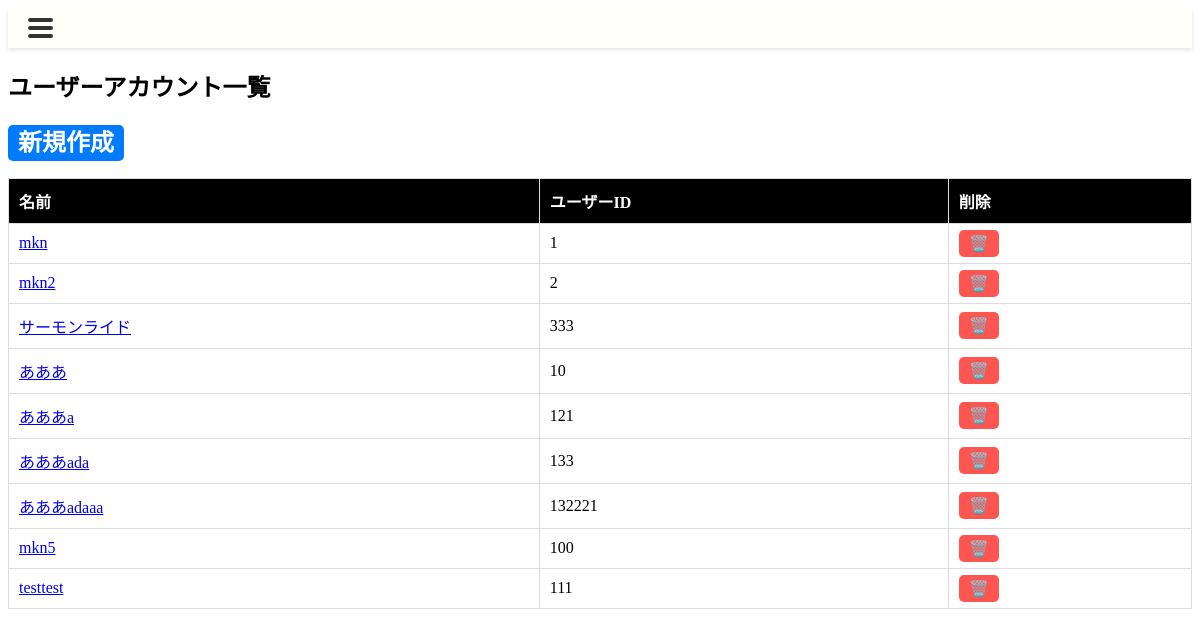
Before: /management_account/ with the older database file.
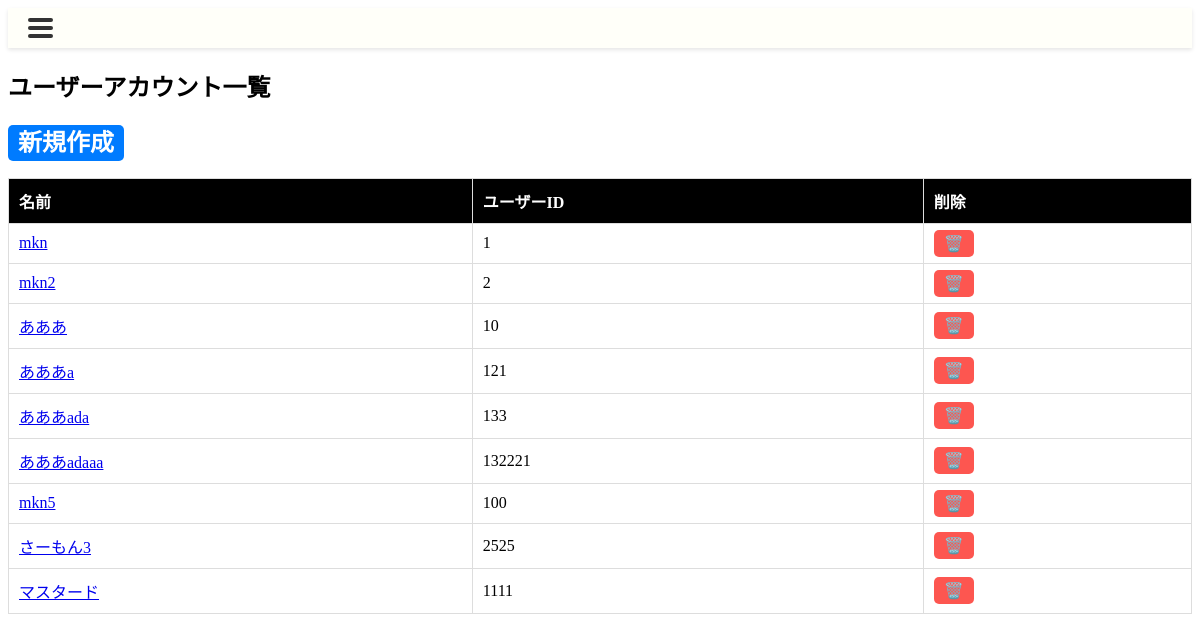
After: the same page with the newer database file.
### accounts/models.py (models this page shows, shortened)
class User(AbstractBaseUser, PermissionsMixin):
    user_id = models.CharField(max_length=10, primary_key=True, default=generate_unique_id)
    name = models.CharField(max_length=10, unique=True)
    password = models.CharField(max_length=10)
    is_active = models.BooleanField(default=True)  # ユーザーがアクティブかどうかを示します
    is_staff = models.BooleanField(default=False)  # ユーザーが管理者権限を持っているかどうかを示します
    is_superuser = models.BooleanField(default=False)  # ユーザーがスーパーユーザー権限を持っているかどうかを示します
    creation_date = models.DateTimeField(auto_now_add=True)  # ユーザーが作成された日時
    deletion_date = models.DateTimeField(null=True, blank=True)  # ユーザーが削除された日時
    update_date = models.DateTimeField(auto_now=True)  # ユーザーが更新された日時
    administrator_flag = models.BooleanField(default=False)
    deletion_flag = models.BooleanField(default=False)
    deletion_date = models.DateTimeField(null=True, blank=True)
    objects = UserManager()
    USERNAME_FIELD = 'name'
    REQUIRED_FIELDS = []
    class Meta:
        db_table = 'user'  # テーブル名を'user'に設定

### accounts/views.py (the view)
# urls.py: path('management_account/', views.Manage_Account.as_view(), name='manage_account'), #アカウント一覧
class Manage_Account(TemplateView):
    template_name = "management_account.html"
    def get(self, request, *args, **kwargs):
        users = User.objects.filter(deletion_flag=False)
        context = {
            'users': users,  # 全ユーザーをテンプレートに渡す
        }
        return render(request, 'management_account.html', context)

### accounts/templates/management_account.html (shortened to what this page needs)
{% extends 'base.html' %}
{% load static %}
{% block head %}
<link rel="stylesheet" href="{% static 'css/management_account.css' %}">
{% endblock %}
{% block content %}
<h2>ユーザーアカウント一覧</h2>
<table border="1">
    <thead>
        <tr>
            <th>名前</th>
            <th>ユーザーID</th>
            <th>削除</th>
        </tr>
    </thead>
    <tbody>
        {% for user in users %}
        <tr>
            <td class="management_app">
                {% if user.pk %}
                <a href="{% url 'accounts:manage_account_change' pk=user.pk %}" class="btn save">
                    {{ user.name }}
                </a>
                {% endif %}
            </td>
            <td id="{{ forloop.counter }}">{{ user.user_id }}</td>
            <td>
                <a href="{% url 'accounts:account_delete' user.name  %}" class="btn btn-danger" data-user-id="{{ user.user_id }}">
                    🗑️
                </a>
            </td>
        </tr>
        {% endfor %}
        <h2><a href="{% url 'accounts:account_create' %}" class="btn btn-create">新規作成</a></h2>
    </tbody>
</table>
{% endblock %}

### canri_app/templates/base.html (shortened to what this page needs)
<!DOCTYPE html>
<html lang="ja">
<head>
    {% load static %}
    <link rel="stylesheet" href="{% static 'css/styles.css' %}">
    {% block head %}{% endblock %}
</head>
<body>
    <header>
        <nav class="navbar">
            <div class="hamburger-menu" onclick="toggleMenu()">
                <div class="bar"></div>
                <div class="bar"></div>
                <div class="bar"></div>
            </div>
        </nav>
    </header>
    <main>
        {% block content %}{% endblock %}
    </main>
</body>
</html>

### static/css/styles.css (style rules this page uses)
.navbar { display: flex; justify-content: space-between; align-items: center; background-color: #fffff9; padding: 10px 20px; box-shadow: 0 2px 4px rgba(0, 0, 0, 0.1); margin-bottom: 3px; }
.hamburger-menu { display: none; cursor: pointer; flex-direction: column; justify-content: space-between; height: 20px; width: 25px; z-index: 1000; }
.hamburger-menu .bar { height: 4px; background-color: #333; width: 100%; border-radius: 5px; }
@media (max-width: 1200px) { .hamburger-menu { display: flex; } }

### static/css/management_account.css (style rules this page uses)
table { width: 100%; border-collapse: collapse; }
table th, table td { padding: 10px; text-align: left; border: 1px solid #ddd; }
.btn-danger { background-color: #fd5650; color: white; border: none; padding: 5px 10px; cursor: pointer; border-radius: 5px; text-decoration: none; }
.btn-create { background-color: #007bff; color: white; border: none; padding: 5px 10px; cursor: pointer; border-radius: 5px; text-decoration: none; }
table th { color: white; background-color: black; }

Changed rows visible on the page:
no longer on this page (row edited): User: name "サーモンライド", user_id "333"
removed User: name "testtest", user_id "111"
added User: name "さーもん3", user_id "2525"
added User: name "マスタード", user_id "1111"
